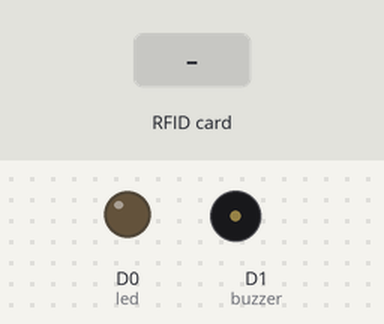
Simulated run of this sketch. Board: ESP8266 (NodeMCU). Shown: output pins drawn as LEDs (lit = HIGH), buzzer (waves = sounding, pin HIGH). The test bench sets the inputs (shaded band). WiFi joins after 1.5 s; servers stay silent unless stated; network time is answered at once with the bench clock; the local clock reads 2024-03-15 10:24:30 at power-on unless the sketch sets it; what the sketch prints to the serial monitor is not drawn.

Above: at 2.7 s.
2.8 s: RFID card 5E 7A 19 C4 held to the reader
At 3.8 s:
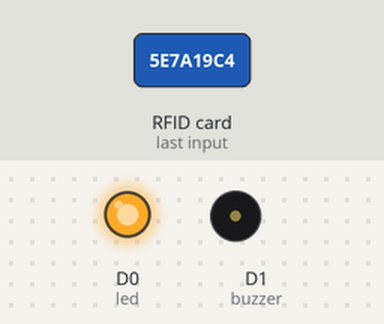
Timing chart, 0 to 7.3 s (numbered marks = the images above; inputs shaded):
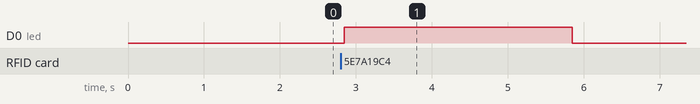

Measured:
- after the input at 2.8 s, D0 (led): LOW → HIGH at once, → LOW 3.0 s later

The sketch:

Attendance_System.ino
```cpp
const char *password = "****";


#include <SPI.h>
#include <MFRC522.h>
#include <NTPClient.h>
#include <WiFiUdp.h>
#include <ESP8266WiFi.h>

// Replace with your network credentials
const char *ssid = "Unknown";


// Define NTP Client to get time
WiFiUDP ntpUDP;
NTPClient timeClient(ntpUDP, "pool.ntp.org");

int buzzer = D1;
int led = D0;

constexpr uint8_t RST_PIN = D3;     // Configurable, see typical pin layout above
constexpr uint8_t SS_PIN = D4;     // Configurable, see typical pin layout above

MFRC522 rfid(SS_PIN, RST_PIN); // Instance of the class


String tag;

void setup() {
  Serial.begin(9600);
  SPI.begin(); // Init SPI bus
  rfid.PCD_Init(); // Init MFRC522
  rfid.PCD_DumpVersionToSerial();

  pinMode(buzzer, OUTPUT);
  pinMode(led, OUTPUT);

// Connect to Wi-Fi
  Serial.print("Connecting to ");
  Serial.println(ssid);
  WiFi.begin(ssid, password);
  while (WiFi.status() != WL_CONNECTED) {
    delay(500);
    Serial.print(".");
  }
 Serial.print("Connected!");

// Initialize a NTPClient to get time
  timeClient.begin();
  // Set offset time in seconds to adjust for your timezone, for example:
  // GMT +1 = 3600
  // GMT +8 = 28800
  timeClient.setTimeOffset(16200);
}

void loop() {

  if (rfid.PICC_IsNewCardPresent() and rfid.PICC_ReadCardSerial()) {
    for (byte i = 0; i < 4; i++) {
      tag += rfid.uid.uidByte[i];
    }
    Serial.println(tag);

    timeClient.update();
    String formattedTime  = timeClient.getFormattedTime();
    char hour[3] = {formattedTime[0],formattedTime[1],'\n'};
    int h = atoi(hour);
    Serial.print("Time: ");
    Serial.println(h);
    if(h >= 9 and h <= 14){
      digitalWrite(led, HIGH);
      delay(3000);
    digitalWrite(led, LOW);
    }else{
      tone(buzzer, 1000);
      delay(3000);
      noTone(buzzer);

    }

    tag = "";
    // Halt PICC
    rfid.PICC_HaltA();
    // Stop encryption on PCD
    rfid.PCD_StopCrypto1();
  }
}
```
